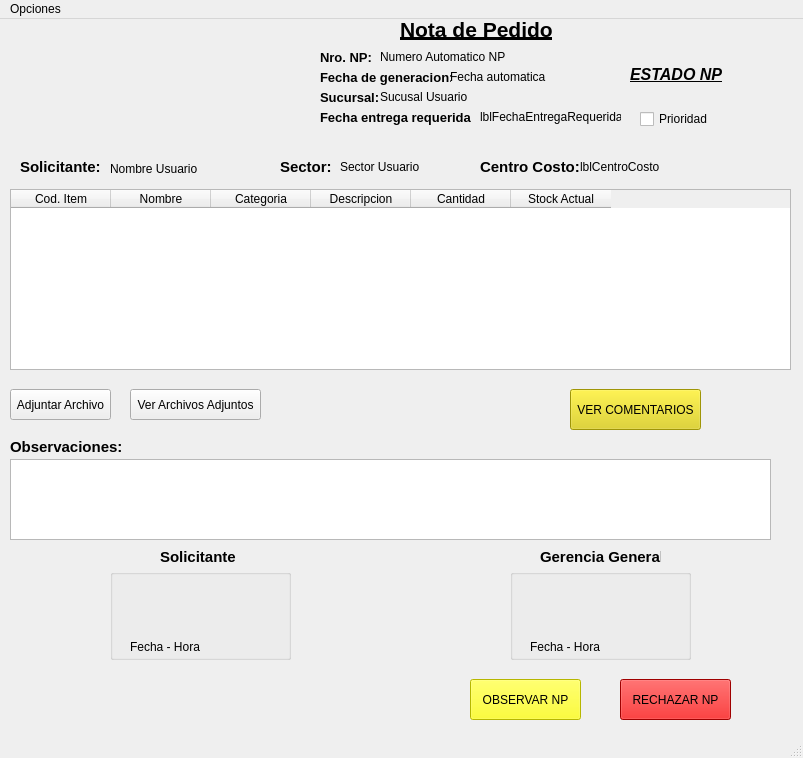
<?xml version="1.0" encoding="UTF-8"?>
<ui version="4.0">
 <class>pantallaEditarNP_RC</class>
 <widget class="QMainWindow" name="pantallaEditarNP_RC">
  <property name="geometry">
   <rect>
    <x>0</x>
    <y>0</y>
    <width>803</width>
    <height>758</height>
   </rect>
  </property>
  <property name="sizePolicy">
   <sizepolicy hsizetype="Fixed" vsizetype="Fixed">
    <horstretch>0</horstretch>
    <verstretch>0</verstretch>
   </sizepolicy>
  </property>
  <property name="minimumSize">
   <size>
    <width>800</width>
    <height>600</height>
   </size>
  </property>
  <property name="maximumSize">
   <size>
    <width>1366</width>
    <height>768</height>
   </size>
  </property>
  <property name="windowTitle">
   <string>Nota de Pedido - Gerencia General</string>
  </property>
  <property name="styleSheet">
   <string notr="true"/>
  </property>
  <widget class="QWidget" name="centralwidget">
   <widget class="QLabel" name="logo_np">
    <property name="geometry">
     <rect>
      <x>0</x>
      <y>0</y>
      <width>300</width>
      <height>130</height>
     </rect>
    </property>
    <property name="maximumSize">
     <size>
      <width>300</width>
      <height>130</height>
     </size>
    </property>
    <property name="text">
     <string/>
    </property>
    <property name="pixmap">
     <pixmap resource="../../../img/imagenes.qrc">:/xy/logo_info.jpg</pixmap>
    </property>
    <property name="scaledContents">
     <bool>true</bool>
    </property>
   </widget>
   <widget class="QLabel" name="label_6">
    <property name="geometry">
     <rect>
      <x>320</x>
      <y>70</y>
      <width>71</width>
      <height>16</height>
     </rect>
    </property>
    <property name="font">
     <font>
      <pointsize>10</pointsize>
      <bold>true</bold>
     </font>
    </property>
    <property name="text">
     <string>Sucursal:</string>
    </property>
   </widget>
   <widget class="QLabel" name="label_7">
    <property name="geometry">
     <rect>
      <x>320</x>
      <y>50</y>
      <width>131</width>
      <height>16</height>
     </rect>
    </property>
    <property name="font">
     <font>
      <pointsize>10</pointsize>
      <bold>true</bold>
     </font>
    </property>
    <property name="text">
     <string>Fecha de generacion:</string>
    </property>
   </widget>
   <widget class="QLabel" name="label_8">
    <property name="geometry">
     <rect>
      <x>400</x>
      <y>0</y>
      <width>161</width>
      <height>21</height>
     </rect>
    </property>
    <property name="font">
     <font>
      <pointsize>16</pointsize>
      <bold>true</bold>
      <underline>true</underline>
     </font>
    </property>
    <property name="text">
     <string>Nota de Pedido</string>
    </property>
   </widget>
   <widget class="QLabel" name="label_9">
    <property name="geometry">
     <rect>
      <x>320</x>
      <y>90</y>
      <width>151</width>
      <height>16</height>
     </rect>
    </property>
    <property name="font">
     <font>
      <pointsize>10</pointsize>
      <bold>true</bold>
     </font>
    </property>
    <property name="text">
     <string>Fecha entrega requerida:</string>
    </property>
   </widget>
   <widget class="QLabel" name="label_10">
    <property name="geometry">
     <rect>
      <x>320</x>
      <y>30</y>
      <width>61</width>
      <height>16</height>
     </rect>
    </property>
    <property name="font">
     <font>
      <pointsize>10</pointsize>
      <bold>true</bold>
     </font>
    </property>
    <property name="text">
     <string>Nro. NP:</string>
    </property>
   </widget>
   <widget class="QTableWidget" name="tablaItemCrearNP">
    <property name="geometry">
     <rect>
      <x>10</x>
      <y>170</y>
      <width>781</width>
      <height>181</height>
     </rect>
    </property>
    <property name="styleSheet">
     <string notr="true"/>
    </property>
    <column>
     <property name="text">
      <string>Cod. Item</string>
     </property>
    </column>
    <column>
     <property name="text">
      <string>Nombre</string>
     </property>
    </column>
    <column>
     <property name="text">
      <string>Categoria</string>
     </property>
    </column>
    <column>
     <property name="text">
      <string>Descripcion</string>
     </property>
    </column>
    <column>
     <property name="text">
      <string>Cantidad</string>
     </property>
    </column>
    <column>
     <property name="text">
      <string>Stock Actual</string>
     </property>
    </column>
   </widget>
   <widget class="QTextEdit" name="txtObservacionesCrearNP">
    <property name="geometry">
     <rect>
      <x>10</x>
      <y>440</y>
      <width>761</width>
      <height>81</height>
     </rect>
    </property>
    <property name="styleSheet">
     <string notr="true"/>
    </property>
   </widget>
   <widget class="QLabel" name="label_5">
    <property name="geometry">
     <rect>
      <x>10</x>
      <y>420</y>
      <width>111</width>
      <height>16</height>
     </rect>
    </property>
    <property name="font">
     <font>
      <pointsize>11</pointsize>
      <bold>true</bold>
     </font>
    </property>
    <property name="text">
     <string>Observaciones:</string>
    </property>
   </widget>
   <widget class="QGroupBox" name="groupBox_2">
    <property name="geometry">
     <rect>
      <x>110</x>
      <y>550</y>
      <width>181</width>
      <height>91</height>
     </rect>
    </property>
    <property name="styleSheet">
     <string notr="true"/>
    </property>
    <property name="title">
     <string/>
    </property>
    <widget class="QLabel" name="lblFirmaSolicitante_NP">
     <property name="geometry">
      <rect>
       <x>10</x>
       <y>0</y>
       <width>160</width>
       <height>70</height>
      </rect>
     </property>
     <property name="maximumSize">
      <size>
       <width>160</width>
       <height>70</height>
      </size>
     </property>
     <property name="baseSize">
      <size>
       <width>0</width>
       <height>0</height>
      </size>
     </property>
     <property name="font">
      <font>
       <pointsize>9</pointsize>
       <bold>false</bold>
      </font>
     </property>
     <property name="text">
      <string/>
     </property>
     <property name="pixmap">
      <pixmap>:/xy/firma_digital_img.jpg</pixmap>
     </property>
     <property name="scaledContents">
      <bool>true</bool>
     </property>
    </widget>
    <widget class="QLabel" name="lblFechaFirmaS_NP">
     <property name="geometry">
      <rect>
       <x>20</x>
       <y>70</y>
       <width>141</width>
       <height>16</height>
      </rect>
     </property>
     <property name="text">
      <string>Fecha - Hora</string>
     </property>
    </widget>
   </widget>
   <widget class="QLabel" name="label_11">
    <property name="geometry">
     <rect>
      <x>160</x>
      <y>530</y>
      <width>81</width>
      <height>16</height>
     </rect>
    </property>
    <property name="font">
     <font>
      <pointsize>11</pointsize>
      <bold>true</bold>
     </font>
    </property>
    <property name="text">
     <string>Solicitante</string>
    </property>
   </widget>
   <widget class="QGroupBox" name="groupBox_3">
    <property name="geometry">
     <rect>
      <x>510</x>
      <y>550</y>
      <width>181</width>
      <height>91</height>
     </rect>
    </property>
    <property name="styleSheet">
     <string notr="true"/>
    </property>
    <property name="title">
     <string/>
    </property>
    <widget class="QLabel" name="lblFirmaGerencia_NP">
     <property name="geometry">
      <rect>
       <x>10</x>
       <y>0</y>
       <width>160</width>
       <height>70</height>
      </rect>
     </property>
     <property name="maximumSize">
      <size>
       <width>160</width>
       <height>70</height>
      </size>
     </property>
     <property name="font">
      <font>
       <pointsize>9</pointsize>
       <bold>false</bold>
      </font>
     </property>
     <property name="text">
      <string/>
     </property>
     <property name="pixmap">
      <pixmap>:/xy/firma_digital_img.jpg</pixmap>
     </property>
     <property name="scaledContents">
      <bool>true</bool>
     </property>
    </widget>
    <widget class="QLabel" name="lblFechaFirmaGG_NP">
     <property name="geometry">
      <rect>
       <x>20</x>
       <y>70</y>
       <width>141</width>
       <height>16</height>
      </rect>
     </property>
     <property name="text">
      <string>Fecha - Hora</string>
     </property>
    </widget>
   </widget>
   <widget class="QLabel" name="label_18">
    <property name="geometry">
     <rect>
      <x>540</x>
      <y>530</y>
      <width>121</width>
      <height>16</height>
     </rect>
    </property>
    <property name="font">
     <font>
      <pointsize>11</pointsize>
      <bold>true</bold>
     </font>
    </property>
    <property name="text">
     <string>Gerencia General</string>
    </property>
   </widget>
   <widget class="QPushButton" name="btnAdjArchivoNP">
    <property name="geometry">
     <rect>
      <x>10</x>
      <y>370</y>
      <width>101</width>
      <height>31</height>
     </rect>
    </property>
    <property name="styleSheet">
     <string notr="true"/>
    </property>
    <property name="text">
     <string>Adjuntar Archivo</string>
    </property>
   </widget>
   <widget class="QLabel" name="lblSucursalUsuario_NP">
    <property name="geometry">
     <rect>
      <x>380</x>
      <y>70</y>
      <width>161</width>
      <height>16</height>
     </rect>
    </property>
    <property name="text">
     <string>Sucusal Usuario</string>
    </property>
   </widget>
   <widget class="QLabel" name="lblNumeroNP_NP">
    <property name="geometry">
     <rect>
      <x>380</x>
      <y>30</y>
      <width>161</width>
      <height>16</height>
     </rect>
    </property>
    <property name="text">
     <string>Numero Automatico NP</string>
    </property>
   </widget>
   <widget class="QLabel" name="lblFechaAutomatica_NP">
    <property name="geometry">
     <rect>
      <x>450</x>
      <y>50</y>
      <width>101</width>
      <height>16</height>
     </rect>
    </property>
    <property name="text">
     <string>Fecha automatica</string>
    </property>
   </widget>
   <widget class="QLabel" name="label_4">
    <property name="geometry">
     <rect>
      <x>20</x>
      <y>140</y>
      <width>81</width>
      <height>16</height>
     </rect>
    </property>
    <property name="font">
     <font>
      <pointsize>11</pointsize>
      <bold>true</bold>
     </font>
    </property>
    <property name="text">
     <string>Solicitante:</string>
    </property>
   </widget>
   <widget class="QLabel" name="lblNombreUsuario_NP">
    <property name="geometry">
     <rect>
      <x>110</x>
      <y>140</y>
      <width>161</width>
      <height>20</height>
     </rect>
    </property>
    <property name="text">
     <string>Nombre Usuario</string>
    </property>
   </widget>
   <widget class="QLabel" name="label_3">
    <property name="geometry">
     <rect>
      <x>280</x>
      <y>140</y>
      <width>51</width>
      <height>16</height>
     </rect>
    </property>
    <property name="font">
     <font>
      <pointsize>11</pointsize>
      <bold>true</bold>
     </font>
    </property>
    <property name="text">
     <string>Sector:</string>
    </property>
   </widget>
   <widget class="QLabel" name="lblSectorUsuario_NP">
    <property name="geometry">
     <rect>
      <x>340</x>
      <y>140</y>
      <width>141</width>
      <height>16</height>
     </rect>
    </property>
    <property name="text">
     <string>Sector Usuario</string>
    </property>
   </widget>
   <widget class="QPushButton" name="btnVerArchivos_NP">
    <property name="geometry">
     <rect>
      <x>130</x>
      <y>370</y>
      <width>131</width>
      <height>31</height>
     </rect>
    </property>
    <property name="styleSheet">
     <string notr="true"/>
    </property>
    <property name="text">
     <string>Ver Archivos Adjuntos</string>
    </property>
   </widget>
   <widget class="QPushButton" name="btnNotas_NP">
    <property name="geometry">
     <rect>
      <x>570</x>
      <y>370</y>
      <width>131</width>
      <height>41</height>
     </rect>
    </property>
    <property name="styleSheet">
     <string notr="true">background-color: rgb(223, 209, 10);
color: rgb(0, 0, 0);</string>
    </property>
    <property name="text">
     <string>VER COMENTARIOS</string>
    </property>
   </widget>
   <widget class="QLabel" name="lblEstadoNP_NP">
    <property name="geometry">
     <rect>
      <x>630</x>
      <y>40</y>
      <width>131</width>
      <height>31</height>
     </rect>
    </property>
    <property name="font">
     <font>
      <pointsize>12</pointsize>
      <italic>true</italic>
      <bold>true</bold>
      <underline>true</underline>
     </font>
    </property>
    <property name="text">
     <string>ESTADO NP</string>
    </property>
   </widget>
   <widget class="QLabel" name="label_12">
    <property name="geometry">
     <rect>
      <x>480</x>
      <y>140</y>
      <width>101</width>
      <height>16</height>
     </rect>
    </property>
    <property name="font">
     <font>
      <pointsize>11</pointsize>
      <bold>true</bold>
     </font>
    </property>
    <property name="text">
     <string>Centro Costo:</string>
    </property>
   </widget>
   <widget class="QPushButton" name="btnRechazarNP_GG">
    <property name="geometry">
     <rect>
      <x>620</x>
      <y>660</y>
      <width>111</width>
      <height>41</height>
     </rect>
    </property>
    <property name="styleSheet">
     <string notr="true">background-color: rgb(223, 0, 0);
color: rgb(0, 0, 0);</string>
    </property>
    <property name="text">
     <string>RECHAZAR NP</string>
    </property>
   </widget>
   <widget class="QLabel" name="lblFechaEntregaRequerida">
    <property name="geometry">
     <rect>
      <x>480</x>
      <y>90</y>
      <width>141</width>
      <height>16</height>
     </rect>
    </property>
    <property name="text">
     <string>lblFechaEntregaRequerida</string>
    </property>
   </widget>
   <widget class="QLabel" name="lblCentroCosto">
    <property name="geometry">
     <rect>
      <x>580</x>
      <y>140</y>
      <width>191</width>
      <height>16</height>
     </rect>
    </property>
    <property name="text">
     <string>lblCentroCosto</string>
    </property>
   </widget>
   <widget class="QPushButton" name="btnObservarNP_GG">
    <property name="geometry">
     <rect>
      <x>470</x>
      <y>660</y>
      <width>111</width>
      <height>41</height>
     </rect>
    </property>
    <property name="styleSheet">
     <string notr="true">background-color: rgb(255, 255, 0);
color: rgb(0, 0, 0);</string>
    </property>
    <property name="text">
     <string>OBSERVAR NP</string>
    </property>
   </widget>
   <widget class="QCheckBox" name="checkBoxPrioridad">
    <property name="geometry">
     <rect>
      <x>640</x>
      <y>90</y>
      <width>78</width>
      <height>20</height>
     </rect>
    </property>
    <property name="text">
     <string>Prioridad</string>
    </property>
   </widget>
  </widget>
  <widget class="QMenuBar" name="menubar">
   <property name="geometry">
    <rect>
     <x>0</x>
     <y>0</y>
     <width>803</width>
     <height>33</height>
    </rect>
   </property>
   <widget class="QMenu" name="menuOpciones">
    <property name="title">
     <string>Opciones</string>
    </property>
    <widget class="QMenu" name="menuGuardar_en_PDF">
     <property name="title">
      <string>Guardar en PDF</string>
     </property>
     <addaction name="actionPDF_Completo"/>
     <addaction name="actionPDF_Proveedor"/>
    </widget>
    <addaction name="menuGuardar_en_PDF"/>
   </widget>
   <addaction name="menuOpciones"/>
  </widget>
  <widget class="QStatusBar" name="statusbar"/>
  <action name="actionGenerar_NP">
   <property name="text">
    <string>Generar NP</string>
   </property>
  </action>
  <action name="actionCancelar_NP">
   <property name="text">
    <string>Cancelar</string>
   </property>
  </action>
  <action name="actionPDF_Completo">
   <property name="text">
    <string>PDF Completo</string>
   </property>
  </action>
  <action name="actionPDF_Proveedor">
   <property name="text">
    <string>PDF Proveedor</string>
   </property>
  </action>
 </widget>
 <resources>
  <include location="../../../img/imagenes.qrc"/>
  <include location="../../../img/imagenes.qrc"/>
  <include location="../../../img/imagenes.qrc"/>
  <include location="../../../img/imagenes.qrc"/>
 </resources>
 <connections/>
</ui>
